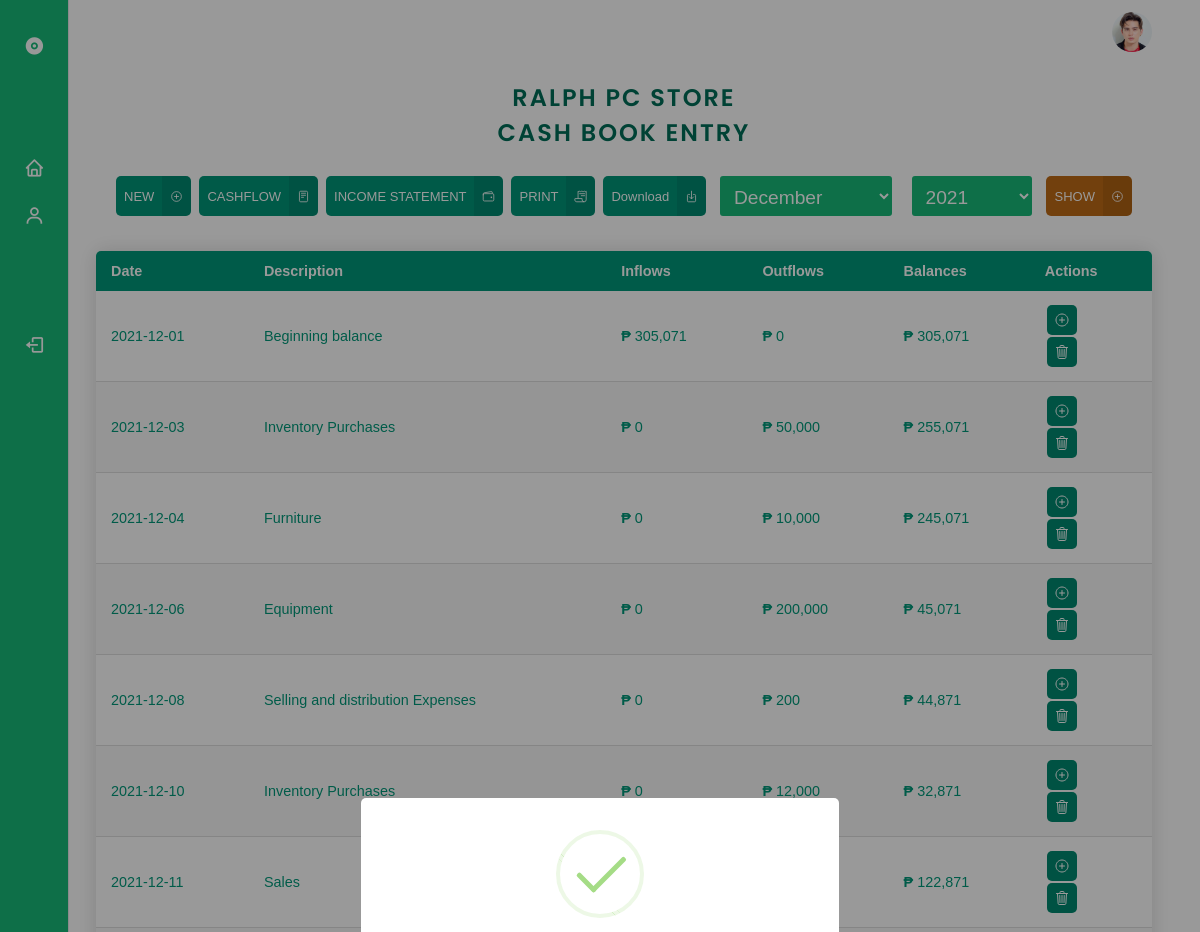
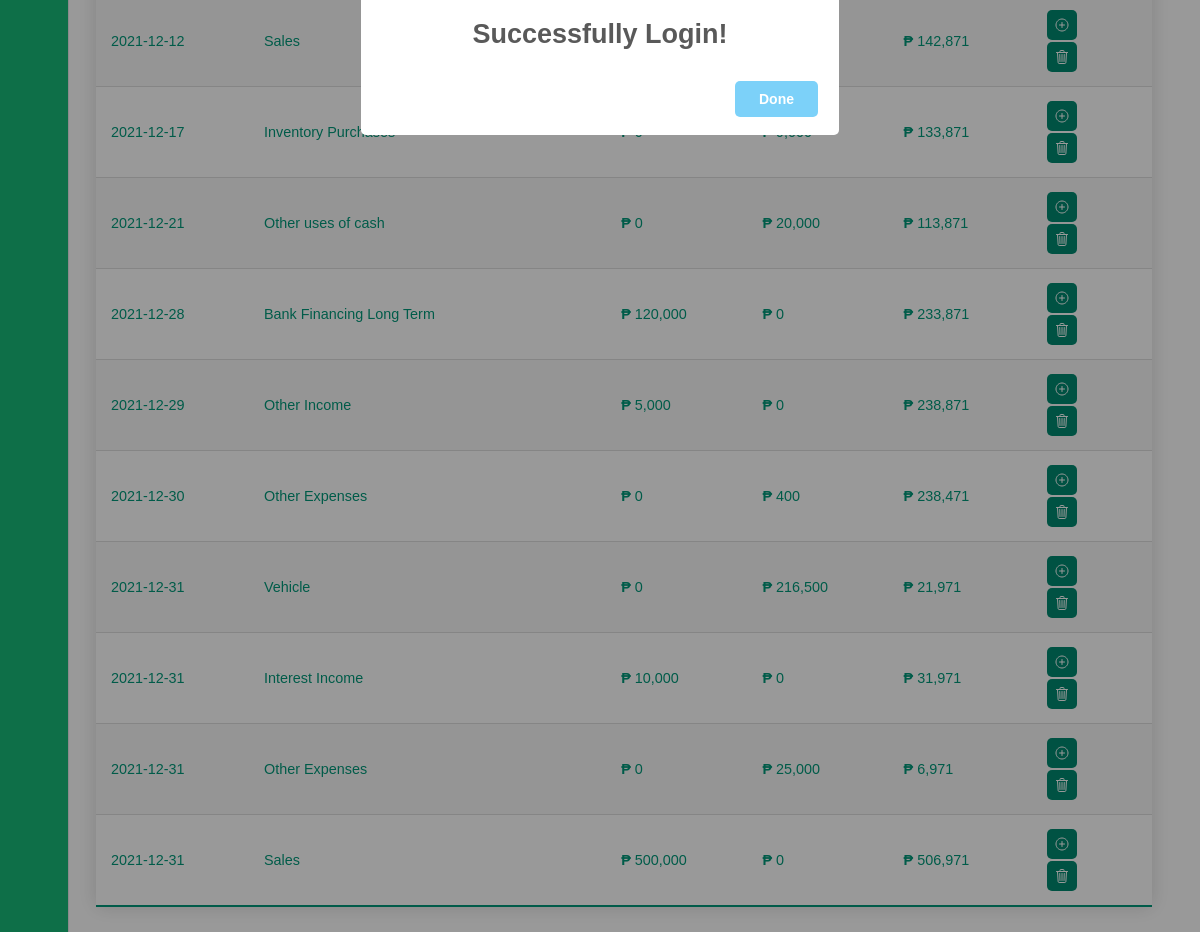
/SEA/cashbook.php (signed in), run on the app's committed database (2 pictures, top to bottom).
### tables this page shows
CREATE TABLE `tblcashbookentry` (
  `cbe_id` int(11) NOT NULL,
  `business_name` varchar(100) NOT NULL,
  `date` date NOT NULL,
  `order_by` int(11) NOT NULL,
  `description` varchar(100) NOT NULL,
  `inflows` int(255) NOT NULL,
  `outflows` int(255) NOT NULL,
  `balance` int(255) NOT NULL
);

### SEA/cashbook.php (the view, shortened to what this page needs)
<?php
include 'includes/header.php';
include 'includes/menu.php';
?>
<body onload="setDataOnSelection()">
    <div class="title-top">
            <div class="title-wrapper">
                <h2><?php echo $_SESSION['business_name']?></h2>
            </div>
            <div class="title-wrapper">
                <h2>Cash book entry</h2>
            </div>
    </div>
<div class="cover">
<div class="box">
<div class="top">
        <button type="buttons" data-modal-target="#modal" class="buttonss" id="newData">
            <span class="button__texts"  >NEW</span>
            <span class="button__icons">
            <ion-icon name="add-circle-outline"></ion-icon>
        </span>
        </button>
        <span data-tooltip="GENERATE CF" >
        <button type="buttons"  data-modal-target="#modal2" class="buttonss" id="btnCashFlow">
            <span class="button__texts">CASHFLOW</span>
            <span class="button__icons">
            <ion-icon name="reader-outline"></ion-icon>
        </span>
        </button>
    </span>
        <span data-tooltip="GENERATE IS" >
        <button type="buttons"  data-modal-target="#modal2" class="buttonss" id="btnIncomeStatement">
            <span class="button__texts">INCOME STATEMENT</span>
            <span class="button__icons">
            <ion-icon name="wallet-outline"></ion-icon>
        </span>
        </button>
        </span>
</div>
<div class="print">
    <span data-tooltip="PRINT RECORDS">
        <button type="button" data-modal-target="#modal2" class="buttonss" id="btnPrint">
            <span class="button__texts">PRINT</span>
            <span class="button__icons">
            <ion-icon name="receipt-outline"></ion-icon>
        </span>
        </button>
    </span>
       <span data-tooltip="DOWNLOAD RECORDS">
        <button type="buttons" data-modal-target="#modal2" class="buttonss" id="btnDownload">
            <span class="button__texts">Download</span>
            <span class="button__icons">
            <ion-icon name="download-outline"></ion-icon>
        </span>
        </button>
        </span>
</div>
</div>
<div class="dropdown">
<form action="../includes/dbprocess.php" Method="POST">
          <span class="custom-dropdown big">
               <select id="Month" name="month">
                    <option value="12">December</option>
               </select>
               </span>
               <span class="custom-dropdown big">
               <?php
                    $query = "SELECT DISTINCT YEAR(date) as year FROM `tblcashbookentry` WHERE `business_name` = '$Bname'";
                    $stmt = $conn->prepare($query);
                    $stmt->execute();
                    $result = $stmt->get_result();
                ?>
               <select id="Year" name="year">
                    <?php while ($row = $result->fetch_assoc()) { ?>
                        <option value="<?= $row['year']; ?>"><?= $row['year']; ?></option>
                    <?php } ?>
               </select>
               </span>
               <span data-tooltip="SHOW RECORDS" >
                    <button   style="background-color:#be6a15;" type="buttons" id="show" type="submit" name="show_table" class="buttonss">
                     <span class="button__texts"  >SHOW</span>
                     <span class="button__icons">
                     <ion-icon name="add-circle-outline"></ion-icon>
                     </span>
                    </button>
               </span>
          </form>
 </div>
 </div>
            <?php
                    $month = $_SESSION['month'];
                    $year = $_SESSION['year'];
                    $Bname = mysqli_real_escape_string($conn, $Bname);
                    $query = "SELECT cbe_id, date, order_by, description, inflows, outflows, balance FROM tblcashbookentry WHERE ((MONTH(date) = '$month' AND YEAR(date)= '$year') AND (business_name = '$Bname')) Order By date, order_by ASC";
                    $stmt = $conn->prepare($query);
                    $stmt-> execute();
                    $result = $stmt->get_result();
             ?>
            <table class="content-table table">
            <thead>
                <tr>
                <th>Date</th>
                <th>Description</th>
                <th>Inflows</th>
                <th>Outflows</th>
                <th>Balances</th>
                <th>Actions</th>
                </tr>
            </thead>
            <tbody>
            <?php while ($row = $result->fetch_assoc()) { ?>
                <tr>
                <td data-label="Date"><?= $row['date'] ?></td>
                <td data-label="Description"><?= $row['description'] ?></td>
                <td data-label="Inflows"> <strong>₱ </strong><?= number_format($row['inflows']) ?></td>
                <td data-label="Outflows"><strong>₱ </strong><?= number_format($row['outflows']) ?></td>
                <td data-label="Balance"><strong>₱ </strong><?= number_format($row['balance']) ?></td>
                <td data-label="Actions">
                    <span data-tooltip="Edit record">
                    <a href="javascripit:void(0)" class="button editData" data-modal-target="#modal">
                    <span class="button__icon">
                    <ion-icon name="add-circle-outline"></ion-icon>
                    </span>
                    </a>
                    </span>
                    <span data-tooltip="delete record">
                    <a href="javascripit:void(0)" class="button deleteData">
                    <span class="button__icon">
                    <ion-icon name="trash-outline"></ion-icon>
                    </span>
                    </a>
                    </span>
                </td>
                </tr>
            <?php }?>
            </tbody>
            </table>

### SEA/includes/header.php (shortened to what this page needs)
<!DOCTYPE html>
<html lang="en">
  <head>
    <link rel="stylesheet" href="./assets/css/tables.css">
    <link rel="stylesheet" href="./assets/css/manager.css">
    <link href='https://unpkg.com/boxicons@2.0.7/css/boxicons.min.css' rel='stylesheet'>
    <link rel="stylesheet" href="../styles/sweetalert.css">
   </head>
   <body>
   <header class="header">
            <div class="header__container">
                <img src="./img/james.jpg" alt="ADMIN" class="header__img">
            </div>
    </body>
</html>

### SEA/includes/menu.php (shortened to what this page needs)
<div class="nav" id="navbar">
        <nav class="nav__container">
            <div>
                <a href="./dashboard.php" class="nav__link nav__logo">
                    <i class='bx bxs-disc nav__icon' ></i>
                    <?php  $Bname = $_SESSION['business_name']?>
                </a>
                <div class="nav__list">
                    <div class="nav__items">
                        <a href="./dashboard.php" class="nav__link active">
                            <i class='bx bx-home nav__icon' ></i>
                        </a>
                        <div class="nav__dropdown">
                            <a href="#" class="nav__link">
                                <i class='bx bx-user nav__icon' ></i>
                            </a>
                        </div>
            <a href="../logout.php" class="nav__link nav__logout">
                <i class='bx bx-log-out nav__icon' ></i>
            </a>
        </nav>
    </div>

### SEA/assets/css/tables.css (style rules this page uses)
* { font-family: sans-serif; }
.content-table { border-collapse: collapse; margin: 25px 0; font-size: 0.9em; width: 100%; max-width: 100%; border-radius: 5px 5px 0 0; overflow: hidden; box-shadow: 0 0 20px rgba(0, 0, 0, 0.15); }
.content-table thead tr { background-color: #009879; color: #ffffff; text-align: left; font-weight: bold; }
.content-table th, .content-table td { padding: 12px 15px; }
td { color: #009879; }
tr { transition: 50ms ease-in ; }
.content-table tbody tr { border-bottom: 1px solid #dddddd; }
.content-table tbody tr:nth-of-type(even) { background-color: #f8f8f8; }
.content-table tbody tr:last-of-type { border-bottom: 2px solid #009879; }

### data on the page
tblcashbookentry: date "2021-12-01", description "Beginning balance", inflows "305,071", outflows "0", balance "305,071"
tblcashbookentry: date "2021-12-03", description "Inventory Purchases", inflows "0", outflows "50,000", balance "255,071"
tblcashbookentry: date "2021-12-04", description "Furniture", inflows "0", outflows "10,000", balance "245,071"
tblcashbookentry: date "2021-12-06", description "Equipment", inflows "0", outflows "200,000", balance "45,071"
tblcashbookentry: date "2021-12-08", description "Selling and distribution Expenses", inflows "0", outflows "200", balance "44,871"
tblcashbookentry: date "2021-12-10", description "Inventory Purchases", inflows "0", outflows "12,000", balance "32,871"
tblcashbookentry: date "2021-12-11", description "Sales", balance "122,871"
tblcashbookentry: date "2021-12-12", description "Sales", balance "142,871"
tblcashbookentry: date "2021-12-17", description "Inventory Purchases", balance "133,871"
tblcashbookentry: date "2021-12-21", description "Other uses of cash", inflows "0", outflows "20,000", balance "113,871"
tblcashbookentry: date "2021-12-28", description "Bank Financing Long Term", inflows "120,000", outflows "0", balance "233,871"
tblcashbookentry: date "2021-12-29", description "Other Income", inflows "5,000", outflows "0", balance "238,871"
tblcashbookentry: date "2021-12-30", description "Other Expenses", inflows "0", outflows "400", balance "238,471"
tblcashbookentry: date "2021-12-31", description "Vehicle", inflows "0", outflows "216,500", balance "21,971"
tblcashbookentry: date "2021-12-31", description "Interest Income", inflows "10,000", outflows "0", balance "31,971"
tblcashbookentry: date "2021-12-31", description "Other Expenses", inflows "0", outflows "25,000", balance "6,971"
tblcashbookentry: date "2021-12-31", description "Sales", inflows "500,000", outflows "0", balance "506,971"

### other printed values
$_SESSION['business_name'] "RALPH PC STORE"
form field year "2021"
